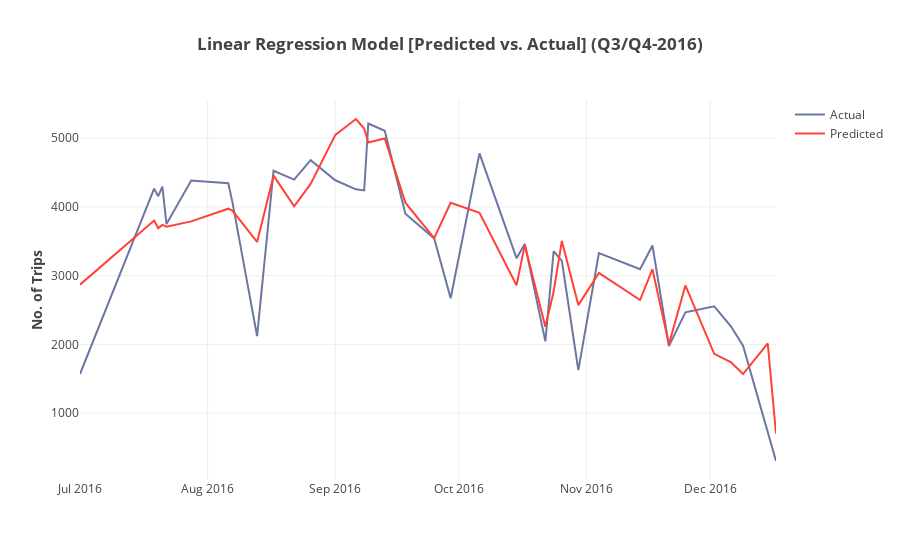

The cell this chart's notebook holds for it:
### Code cell
linearReg_Test_results = test.copy()
linearReg_Test_results['Predicted'] = linReg_Test_Predictions

# Plot in a chart
linearReg_Test_results['trip_date'] = list(map(lambda x, y, z: datetime.datetime(year=x, month=y, day=z),
                linearReg_Test_results['year'], 
                linearReg_Test_results['month'], 
                linearReg_Test_results['day']))
linearReg_Test_results = linearReg_Test_results.sort_values('trip_date')

# Plot in a chart
trace1 = go.Scatter(
    y=linearReg_Test_results['Total'],
    x=linearReg_Test_results['trip_date'],
    name='Actual',
    marker=dict(
        color='#6B77A2'
    )
)
trace2 = go.Scatter(
    y=linearReg_Test_results['Predicted'],
    x=linearReg_Test_results['trip_date'],
    name='Predicted',
    marker=dict(
        color='#FF4136'
    )
)
data = [trace1, trace2]

layout = go.Layout(
    title='<b>Linear Regression Model [Predicted vs. Actual] (Q3/Q4-2016)</b>',
    yaxis=dict(
        title='<b>No. of Trips</b>'
    )
    #barmode='group'
)
fig = go.Figure(data=data, layout=layout)
iplot(fig)

### Figure 1 — Plotly figure (JSON) as saved in the notebook; plotly's stock layout.template omitted (floating-point values rounded to 4 significant figures)
{"data": [{"marker": {"color": "#6B77A2"}, "name": "Actual", "type": "scatter", "x": ["2016-07-01", "2016-07-19", "2016-07-20", "2016-07-21", "2016-07-22", "2016-07-28", "2016-08-06", "2016-08-07", "2016-08-13", "2016-08-17", "2016-08-22", "2016-08-26", "2016-09-01", "2016-09-06", "2016-09-08", "2016-09-09", "2016-09-13", "2016-09-18", "2016-09-25", "2016-09-29", "2016-10-06", "2016-10-15", "2016-10-17", "2016-10-22", "2016-10-24", "2016-10-26", "2016-10-30", "2016-11-04", "2016-11-14", "2016-11-17", "2016-11-21", "2016-11-25", "2016-12-02", "2016-12-06", "2016-12-09", "2016-12-15", "2016-12-17"], "y": [1570, 4265, 4156, 4296, 3751, 4382, 4344, 4073, 2122, 4526, 4397, 4680, 4387, 4255, 4239, 5212, 5106, 3902, 3542, 2671, 4778, 3255, 3462, 2045, 3355, 3215, 1628, 3329, 3094, 3439, 1976, 2468, 2554, 2268, 1982, 705, 306]}, {"marker": {"color": "#FF4136"}, "name": "Predicted", "type": "scatter", "x": ["2016-07-01", "2016-07-19", "2016-07-20", "2016-07-21", "2016-07-22", "2016-07-28", "2016-08-06", "2016-08-07", "2016-08-13", "2016-08-17", "2016-08-22", "2016-08-26", "2016-09-01", "2016-09-06", "2016-09-08", "2016-09-09", "2016-09-13", "2016-09-18", "2016-09-25", "2016-09-29", "2016-10-06", "2016-10-15", "2016-10-17", "2016-10-22", "2016-10-24", "2016-10-26", "2016-10-30", "2016-11-04", "2016-11-14", "2016-11-17", "2016-11-21", "2016-11-25", "2016-12-02", "2016-12-06", "2016-12-09", "2016-12-15", "2016-12-17"], "y": [2869.0, 3803.0, 3691.0, 3739.0, 3711.0, 3789.0, 3974.0, 3945.0, 3491.0, 4454.0, 4008.0, 4334.0, 5047.0, 5278.0, 5139.0, 4935.0, 4993.0, 4062.0, 3547.0, 4059.0, 3914.0, 2860.0, 3445.0, 2258.0, 2766.0, 3506.0, 2572.0, 3039.0, 2645.0, 3095.0, 2002.0, 2858.0, 1863.0, 1743.0, 1570.0, 2014.0, 703.3]}], "layout": {"title": "<b>Linear Regression Model [Predicted vs. Actual] (Q3/Q4-2016)</b>", "yaxis": {"title": "<b>No. of Trips</b>"}}}
